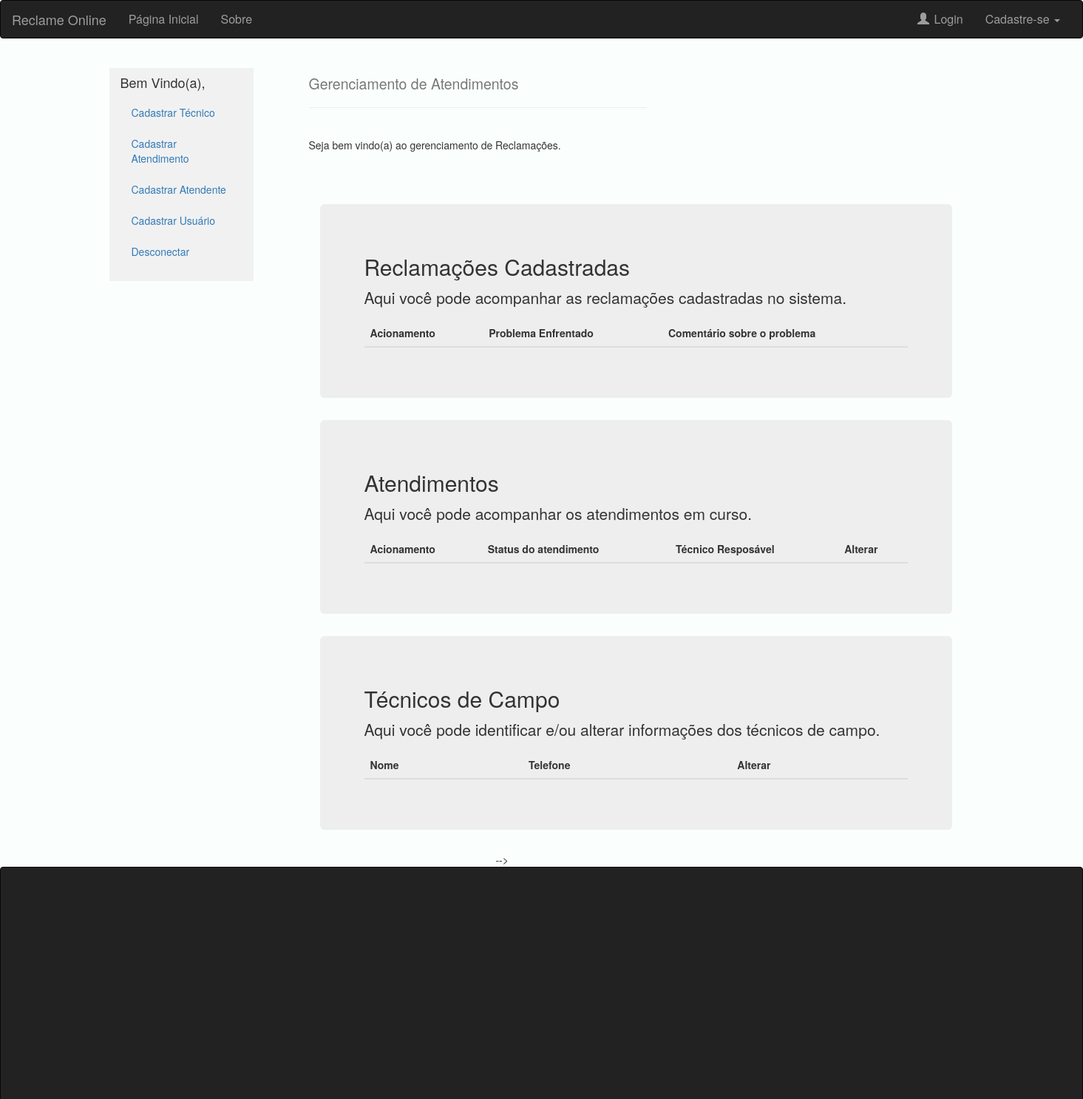
The page /interface_atendente/ (upper part) on the database as committed earlier.
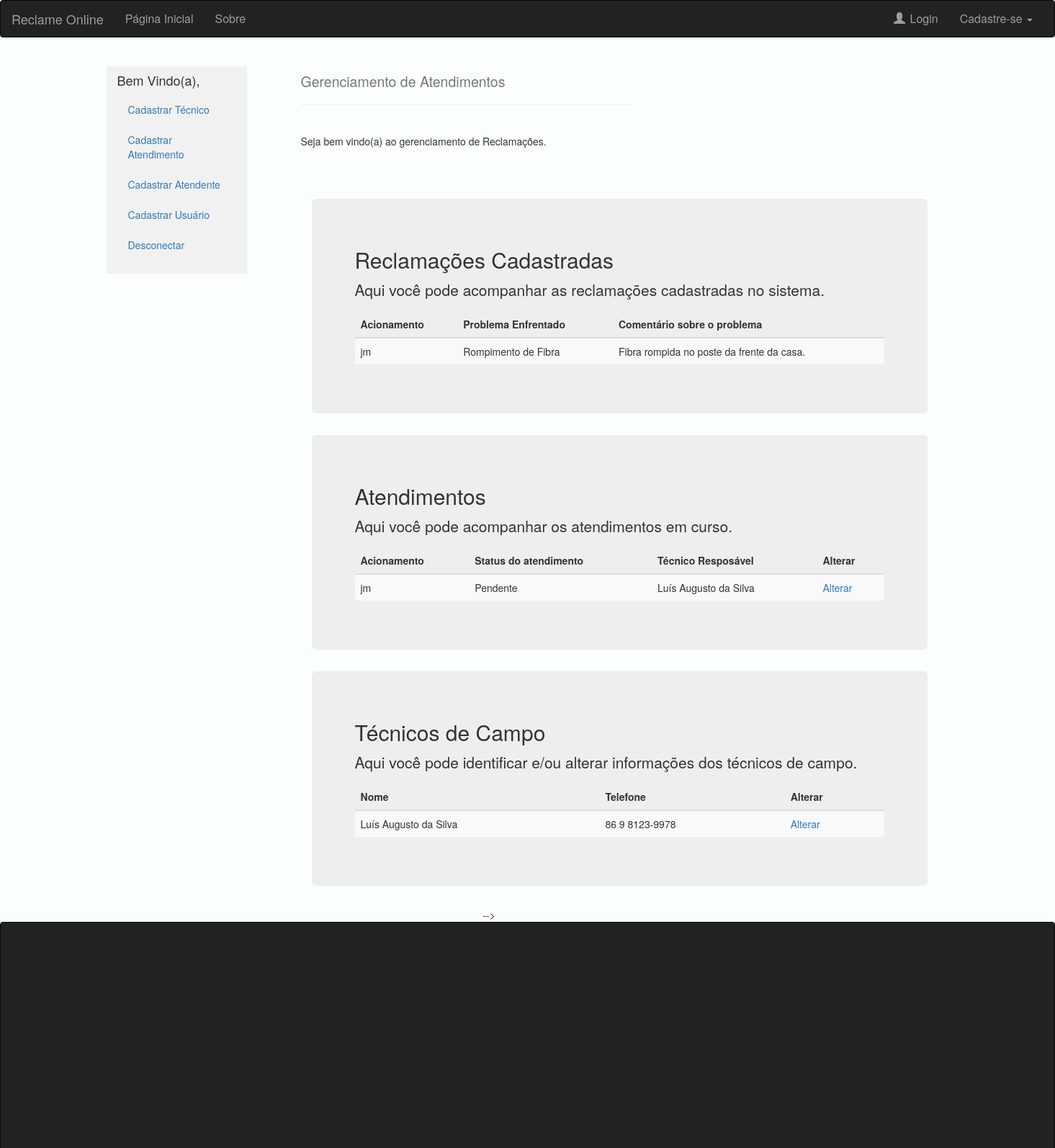
The same page on the database as committed later.
### sistemaReclamacoes/models.py (models this page shows, shortened)
class reclamacao(models.Model):
	problemaEnfrentado = models.TextField()
	comentarioProblema = models.TextField()
	clienteReclamante = models.ForeignKey(User, on_delete = models.CASCADE, null=True)

class atendimento(models.Model):
	situacao = models.TextField(null=False)
	cliente = models.ForeignKey(User, on_delete = models.CASCADE, null=True)
	hora_inicio = models.DateTimeField(null=True)
	hora_fim = models.DateTimeField(null=True)
	tecnico_resposavel = models.ForeignKey(Tecnico_Campo, on_delete=models.CASCADE, null=True)

class Tecnico_Campo(models.Model):
	nome = models.TextField()
	dataNascimento = models.TextField(default='01/01/0000')
	endereco = models.TextField(default='...')
	telefone = models.TextField(default='3333-3333')
	cpf = models.TextField(null=True, default='12345678901')
	def __str__(self):
		return self.nome

### sistemaReclamacoes/views.py (the view)
# urls.py: url(r'^interface_atendente/', views.interface_atendente, name='interface_atendente.html'),
def interface_atendente(request, pk=None):
	reclama = reclamacao.objects.all()
	atend = atendimento.objects.all()
	cliente = Cliente.objects.all()
	tecnicoCampo = Tecnico_Campo.objects.all()
	for a in reclama:
		print (a.comentarioProblema)
	if pk:
		user = User.objetcs.get(pk)
	else:
		user = request.user
		args = {'user': user}
		return render (request, 'interface_atendente.html', {'args':args, 'reclama':reclama, 'cliente':cliente, 'atend':atend, 'tecnico_campo':tecnicoCampo})
	return render (request, 'interface_atendente.html', {'reclama':reclama, 'atend':atend, 'cliente':cliente,'tecnico_campo':tecnicoCampo})

### sistemaReclamacoes/templates/interface_atendente.html (shortened to what this page needs)
{% extends 'base.html' %}
{% block body %}
  <link rel="stylesheet" href="https://maxcdn.bootstrapcdn.com/bootstrap/3.3.7/css/bootstrap.min.css">
  <link rel="stylesheet" href="https://maxcdn.bootstrapcdn.com/bootstrap/3.4.0/css/bootstrap.min.css">
</head>
<body>
<div class="container">
  <div class="row content">
    <div class="col-sm-2 sidenav" style="margin-top: 20px;">
      <h4>Bem Vindo(a), {{user.username}}</h4>
      <ul class="nav nav-pills nav-stacked">
         <li><a href="/cadastro_tecnico_campo">Cadastrar Técnico</a></li>
         <li><a href="/cadastro_atendimento">Cadastrar Atendimento</a></li>
         <li><a href="/cadastro_atendente">Cadastrar Atendente</a></li>
         <li><a href="/cadastro_usuario">Cadastrar Usuário</a></li>
        <li><a href="/logout">Desconectar</a></li>
      </ul><br>
    </div>
    <div class="col-sm-5" style="margin-left: 60px;">
      <h2><small>Gerenciamento de Atendimentos</small></h2>
      <hr>
      <br>
      <p>Seja bem vindo(a) ao gerenciamento de Reclamações.</p>
      <br><br><br>
      <div class="container">
        <div class="jumbotron col-sm-9">
          <h2>Reclamações Cadastradas</h2>
          <p>Aqui você pode acompanhar as reclamações cadastradas no sistema.</p>
          <table class="table table-striped">
            <thead>
              <tr>
                <th>Acionamento</th>
                <th>Problema Enfrentado</th>
                <th>Comentário sobre o problema</th>
              </tr>
            </thead>
            <tbody>
              {% for a in reclama %}
              <tr>
                <td> {{  a.clienteReclamante }}  </td>
                <td> {{  a.problemaEnfrentado  }} </td>
                <td>  {{ a.comentarioProblema }} </td>
              </tr>
                {% endfor %}
            </tbody>
          </table>
        </div>
      </div>
      <div class="container">
            <div class="jumbotron col-sm-9">
              <h2>Atendimentos</h2>
              <p>Aqui você pode acompanhar os atendimentos em curso.</p>
              <table class="table table-striped">
                <thead>
                  <tr>
                    <th>Acionamento</th>
                    <th>Status do atendimento</th>
                    <th>Técnico Resposável</th>
                    <th>Alterar</th>
                  </tr>
                </thead>
                <tbody>
                    {% for b in atend %}
                    <tr>
                      <td> {{ b.cliente }} </td>
                      <td> {{ b.situacao }} </td>
                      <td> {{ b.tecnico_resposavel}} </td>
                      <td> <a href="/edicao_atendimento/{{b.id}}">Alterar</a></td>
                    </tr>
                    {% endfor %}
                </tbody>
              </table>
            </div>
          </div>
          <div class="container">
            <div class="jumbotron col-sm-9">
              <h2>Técnicos de Campo</h2>
              <p>Aqui você pode identificar e/ou alterar informações dos técnicos de campo.</p>
              <table class="table table-striped">
                <thead>
                  <tr>
                    <th>Nome</th>
                    <th>Telefone</th>
                    <th>Alterar</th>
                  </tr>
                </thead>
                <tbody>
                    {% for b in tecnico_campo %}
                    <tr>
                      <td> {{ b.nome }} </td>
                      <td> {{ b.telefone }} </td>
                      <td> <a href="/edicao_tecnico_campo/{{b.id}}">Alterar</a></td>
                    </tr>
                    {% endfor %}
                </tbody>
              </table>
            </div>
          </div>
      </div>
    </div>
  </div>
    <div class="col-sm-5" style="margin-left: 60px;">
          <div class="container">
            <div class="jumbotron col-sm-9">
              <h2>Eventos</h2>
              <p>Aqui você pode gerenciar os eventos em que está cadastrado.</p>
              <table class="table table-striped">
                <thead>
                  <tr>
                    <th>Nome</th>
                    <th>Data de Início</th>
                    <th>Data de Finalização</th>
                    <th>Local</th>
                  </tr>
                </thead>
              </table>
            </div>
          </div>
      </div>
-->
{% endblock %}

### sistemaReclamacoes/templates/base.html (shortened to what this page needs)
{% load staticfiles %}
<!DOCTYPE html>
<html>
  <head>
<link rel="stylesheet" href="https://maxcdn.bootstrapcdn.com/bootstrap/3.4.1/css/bootstrap.min.css">
  </head>
  <body style="background-color: #fafffe">
    <nav class="navbar navbar-inverse" style="font-size: medium;">
      <div class="container-fluid">
        <div class="navbar-header">
          <a class="navbar-brand" href="/index">Reclame Online</a>
        </div>
        <div class="collapse navbar-collapse" id="myNavbar">
          <ul class="nav navbar-nav">
            <li><a href="/index">Página Inicial</a></li>
            <li><a href="/sobre">Sobre</a></li>
          </ul>
        <ul class="nav navbar-nav navbar-right">
              {% if user.username %}
              {% if user.username != "admin" %}
              <li><a id="logindex" href="/interface_usuario"><span class="glyphicon glyphicon-user" style="padding-right: 0.4em;"></span>{{user.username}}</a>
              </li>
               <li>
                <a data-toggle="dropdown" href="#"><span class="glyphicon glyphicon-option-vertical"></span></a>
                  <ul class="dropdown-menu">
                    <li><a href="/interface_usuario"> Meu Perfil</a></li>
                    <li><a href="/logout"> Sair</a></li>
                  </ul>
              </li>
              {% else %}
              <li><a id="logindex" href="/admin"><span class="glyphicon glyphicon-user"></span>{{user.username}}</a>
              </li>
              <li>
                <a data-toggle="dropdown" href="#"><span class="glyphicon glyphicon-option-vertical"></span></a>
                  <ul class="dropdown-menu">
                    <li><a href="/admin"> Meu Perfil</a></li>
                    <li><a href="/logout"> Sair</a></li>
                  </ul>
              </li>
              {% endif %}
              {% else %}
              <li><a id="logindex" href="/login"><span class="glyphicon glyphicon-user" style="padding-right: 0.4em;"></span>Login</a></li>
                 <li class="dropdown">
                    <a class="dropdown-toggle" data-toggle="dropdown" href="#">Cadastre-se
                    <span class="caret"></span></a>
                  </li>
              {% endif %}
        </ul>
        </div>
      </div>
    </nav>
    {% block body %}
    {% endblock %}
<footer class="rodape" style=" position:relative; bottom:0; width:100%;">
  <div >
    <nav class="navbar navbar-inverse">
      <div  class="collapse navbar-collapse">
            <div class="row">
            </div>
        </div>
        <br><br>
      </div>
    </footer>
  </body>
</html>

### sistemaReclamacoes/templates/interface_atendente.html (style rules this page uses)
.sidenav { background-color: #f1f1f1; height: 100%; }

Rows that differ between the two databases and show on the page:
added reclamacao: clienteReclamante "jm", problemaEnfrentado "Rompimento de Fibra", comentarioProblema "Fibra rompida no poste da frente da casa."
added atendimento: cliente "jm", situacao "Pendente", tecnico_resposavel "Luís Augusto da Silva"
added Tecnico_Campo: nome "Luís Augusto da Silva", telefone "86 9 8123-9978"
